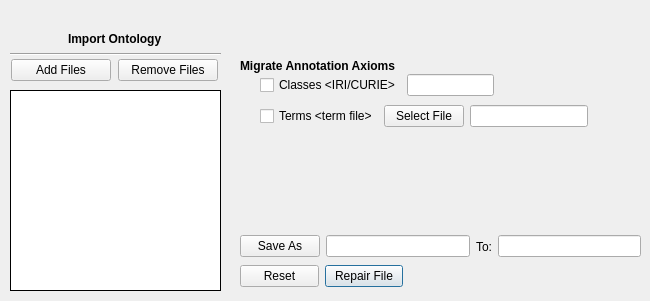
      <widget class="QWidget" name="repair">
       <attribute name="title">
        <string>Repair</string>
       </attribute>
       <widget class="QWidget" name="layoutWidget_6">
        <property name="geometry">
         <rect>
          <x>260</x>
          <y>70</y>
          <width>234</width>
          <height>31</height>
         </rect>
        </property>
        <layout class="QHBoxLayout" name="horizontalLayout_19">
         <item>
          <widget class="QCheckBox" name="repairClasses">
           <property name="focusPolicy">
            <enum>Qt::NoFocus</enum>
           </property>
           <property name="text">
            <string>Classes &lt;IRI/CURIE&gt;</string>
           </property>
           <property name="checkable">
            <bool>true</bool>
           </property>
           <property name="checked">
            <bool>false</bool>
           </property>
           <property name="autoRepeat">
            <bool>false</bool>
           </property>
           <property name="autoExclusive">
            <bool>false</bool>
           </property>
           <property name="tristate">
            <bool>false</bool>
           </property>
          </widget>
         </item>
         <item>
          <widget class="QLineEdit" name="repairClassesEdit">
           <property name="focusPolicy">
            <enum>Qt::ClickFocus</enum>
           </property>
          </widget>
         </item>
        </layout>
       </widget>
       <widget class="QListWidget" name="repairFileNames">
        <property name="geometry">
         <rect>
          <x>10</x>
          <y>90</y>
          <width>211</width>
          <height>201</height>
         </rect>
        </property>
        <property name="focusPolicy">
         <enum>Qt::ClickFocus</enum>
        </property>
        <property name="frameShape">
         <enum>QFrame::Box</enum>
        </property>
        <property name="frameShadow">
         <enum>QFrame::Plain</enum>
        </property>
       </widget>
       <widget class="QWidget" name="layoutWidget_7">
        <property name="geometry">
         <rect>
          <x>240</x>
          <y>230</y>
          <width>401</width>
          <height>33</height>
         </rect>
        </property>
        <layout class="QHBoxLayout" name="horizontalLayout_20">
         <item>
          <widget class="QPushButton" name="repairSaveAs">
           <property name="focusPolicy">
            <enum>Qt::NoFocus</enum>
           </property>
           <property name="text">
            <string>Save As</string>
           </property>
          </widget>
         </item>
         <item>
          <widget class="QLineEdit" name="repairNameSave">
           <property name="focusPolicy">
            <enum>Qt::NoFocus</enum>
           </property>
           <property name="text">
            <string/>
           </property>
           <property name="alignment">
            <set>Qt::AlignLeading|Qt::AlignLeft|Qt::AlignVCenter</set>
           </property>
           <property name="dragEnabled">
            <bool>false</bool>
           </property>
           <property name="placeholderText">
            <string/>
           </property>
           <property name="clearButtonEnabled">
            <bool>false</bool>
           </property>
          </widget>
         </item>
         <item>
          <widget class="QLabel" name="label_9">
           <property name="text">
            <string>To:</string>
           </property>
           <property name="alignment">
            <set>Qt::AlignCenter</set>
           </property>
          </widget>
         </item>
         <item>
          <widget class="QLineEdit" name="repairSavePath">
           <property name="focusPolicy">
            <enum>Qt::NoFocus</enum>
           </property>
          </widget>
         </item>
        </layout>
       </widget>
       <widget class="QWidget" name="layoutWidget_8">
        <property name="geometry">
         <rect>
          <x>260</x>
          <y>100</y>
          <width>328</width>
          <height>33</height>
         </rect>
        </property>
        <layout class="QHBoxLayout" name="horizontalLayout_21">
         <item>
          <widget class="QCheckBox" name="repairTerms">
           <property name="focusPolicy">
            <enum>Qt::NoFocus</enum>
           </property>
           <property name="text">
            <string>Terms &lt;term file&gt;</string>
           </property>
           <property name="checked">
            <bool>false</bool>
           </property>
           <property name="tristate">
            <bool>false</bool>
           </property>
          </widget>
         </item>
         <item>
          <widget class="QPushButton" name="repairTermsFile">
           <property name="text">
            <string>Select File</string>
           </property>
          </widget>
         </item>
         <item>
          <widget class="QLineEdit" name="repairTermsEdit">
           <property name="focusPolicy">
            <enum>Qt::NoFocus</enum>
           </property>
          </widget>
         </item>
        </layout>
       </widget>
       <widget class="QWidget" name="layoutWidget_9">
        <property name="geometry">
         <rect>
          <x>240</x>
          <y>260</y>
          <width>163</width>
          <height>32</height>
         </rect>
        </property>
        <layout class="QHBoxLayout" name="horizontalLayout_22">
         <item>
          <widget class="QPushButton" name="repairReset">
           <property name="sizePolicy">
            <sizepolicy hsizetype="Expanding" vsizetype="Fixed">
             <horstretch>0</horstretch>
             <verstretch>0</verstretch>
            </sizepolicy>
           </property>
           <property name="maximumSize">
            <size>
             <width>150</width>
             <height>16777215</height>
            </size>
           </property>
           <property name="focusPolicy">
            <enum>Qt::NoFocus</enum>
           </property>
           <property name="text">
            <string>Reset</string>
           </property>
          </widget>
         </item>
         <item>
          <widget class="QPushButton" name="repairButton">
           <property name="sizePolicy">
            <sizepolicy hsizetype="Expanding" vsizetype="Fixed">
             <horstretch>0</horstretch>
             <verstretch>0</verstretch>
            </sizepolicy>
           </property>
           <property name="minimumSize">
            <size>
             <width>0</width>
             <height>0</height>
            </size>
           </property>
           <property name="maximumSize">
            <size>
             <width>150</width>
             <height>16777215</height>
            </size>
           </property>
           <property name="focusPolicy">
            <enum>Qt::NoFocus</enum>
           </property>
           <property name="autoFillBackground">
            <bool>false</bool>
           </property>
           <property name="text">
            <string>Repair File</string>
           </property>
           <property name="autoDefault">
            <bool>false</bool>
           </property>
           <property name="default">
            <bool>true</bool>
           </property>
           <property name="flat">
            <bool>false</bool>
           </property>
          </widget>
         </item>
        </layout>
       </widget>
       <widget class="QLabel" name="label_10">
        <property name="geometry">
         <rect>
          <x>240</x>
          <y>50</y>
          <width>171</width>
          <height>31</height>
         </rect>
        </property>
        <property name="font">
         <font>
          <family>Arial</family>
          <pointsize>9</pointsize>
          <bold>true</bold>
         </font>
        </property>
        <property name="text">
         <string>Migrate Annotation Axioms</string>
        </property>
       </widget>
       <widget class="QWidget" name="layoutWidget_10">
        <property name="geometry">
         <rect>
          <x>10</x>
          <y>50</y>
          <width>211</width>
          <height>41</height>
         </rect>
        </property>
        <layout class="QHBoxLayout" name="horizontalLayout_23">
         <item>
          <widget class="QPushButton" name="repairAddFile">
           <property name="sizePolicy">
            <sizepolicy hsizetype="Ignored" vsizetype="Fixed">
             <horstretch>0</horstretch>
             <verstretch>0</verstretch>
            </sizepolicy>
           </property>
           <property name="minimumSize">
            <size>
             <width>100</width>
             <height>0</height>
            </size>
           </property>
           <property name="maximumSize">
            <size>
             <width>100</width>
             <height>16777215</height>
            </size>
           </property>
           <property name="focusPolicy">
            <enum>Qt::NoFocus</enum>
           </property>
           <property name="text">
            <string>Add Files</string>
           </property>
           <property name="default">
            <bool>false</bool>
           </property>
           <property name="flat">
            <bool>false</bool>
           </property>
          </widget>
         </item>
         <item>
          <widget class="QPushButton" name="repairRemoveFile">
           <property name="sizePolicy">
            <sizepolicy hsizetype="Ignored" vsizetype="Fixed">
             <horstretch>0</horstretch>
             <verstretch>0</verstretch>
            </sizepolicy>
           </property>
           <property name="minimumSize">
            <size>
             <width>100</width>
             <height>0</height>
            </size>
           </property>
           <property name="maximumSize">
            <size>
             <width>100</width>
             <height>16777215</height>
            </size>
           </property>
           <property name="focusPolicy">
            <enum>Qt::NoFocus</enum>
           </property>
           <property name="text">
            <string>Remove Files</string>
           </property>
          </widget>
         </item>
        </layout>
       </widget>
       <widget class="QWidget" name="">
        <property name="geometry">
         <rect>
          <x>10</x>
          <y>30</y>
          <width>211</width>
          <height>26</height>
         </rect>
        </property>
        <layout class="QVBoxLayout" name="verticalLayout_10">
         <item alignment="Qt::AlignHCenter">
          <widget class="QLabel" name="label_80">
           <property name="font">
            <font>
             <family>Arial</family>
             <pointsize>9</pointsize>
             <bold>true</bold>
            </font>
           </property>
           <property name="text">
            <string>Import Ontology</string>
           </property>
          </widget>
         </item>
         <item>
          <widget class="Line" name="line_18">
           <property name="orientation">
            <enum>Qt::Horizontal</enum>
           </property>
          </widget>
         </item>
        </layout>
       </widget>
      </widget>
